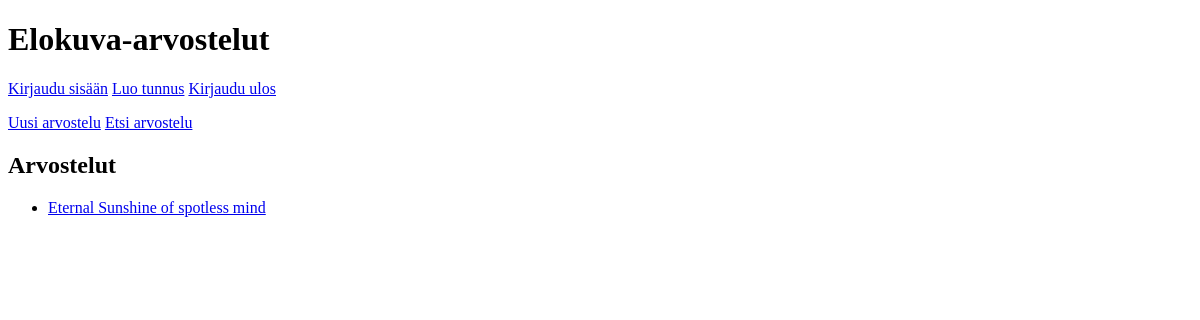
Before: / with the older database file.
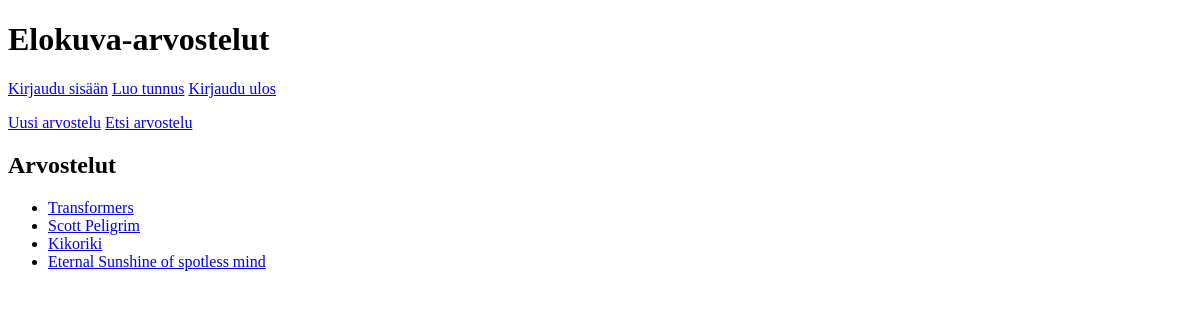
After: the same page with the newer database file.
### tables this page shows
CREATE TABLE reviews (
    id INTEGER PRIMARY KEY,
    title TEXT,
    review TEXT,
    user_id INTEGER REFERENCES users
);

### app.py (the view)
@app.route("/")
def index():
    all_items = reviews.get_items()
    return render_template("index.html", items = all_items)

### db.py (called while the page is built)
def get_connection():
    con = sqlite3.connect("database.db")
    con.execute("PRAGMA foreign_keys = ON")
    con.row_factory = sqlite3.Row
    return con

def query(sql, params=[]):
    con = get_connection()
    result = con.execute(sql, params).fetchall()
    con.close()
    return result

### reviews.py (called while the page is built)
def get_items():
    sql = "SELECT id, title FROM reviews ORDER BY id DESC"
    return db.query(sql)

### templates/index.html (shortened to what this page needs)
<!DOCTYPE html>
<html>
<head>
</head>
<body>
  <h1>Elokuva-arvostelut</h1>
  <p>
    <a href="/login">Kirjaudu sisään</a>
    <a href="/register">Luo tunnus</a>
    <a href="/logout">Kirjaudu ulos</a>
  </p>
  <p>
    <a href="/new_item">Uusi arvostelu</a>
    <a href="/find_item">Etsi arvostelu</a>
  </p>
  <h2>Arvostelut</h2>
  <ul>
    {% for item in items %}
    <li><a href ="/item/{{ item.id }}">{{ item.title }}</a></li>
    {% endfor %}
  </ul>
</body>
</html>

Changed rows visible on the page:
added reviews: title "Transformers"
added reviews: title "Scott Peligrim"
added reviews: title "Kikoriki"
